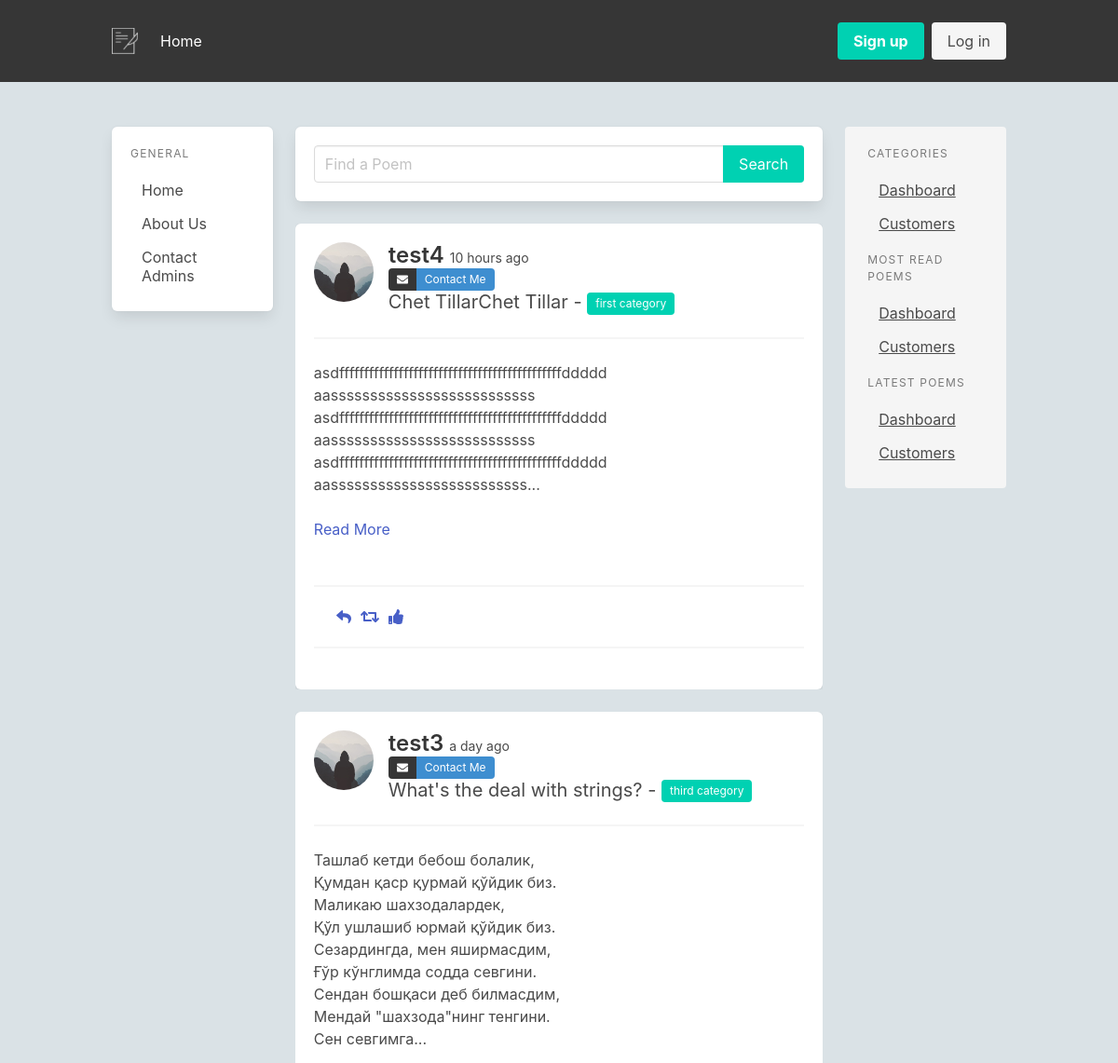
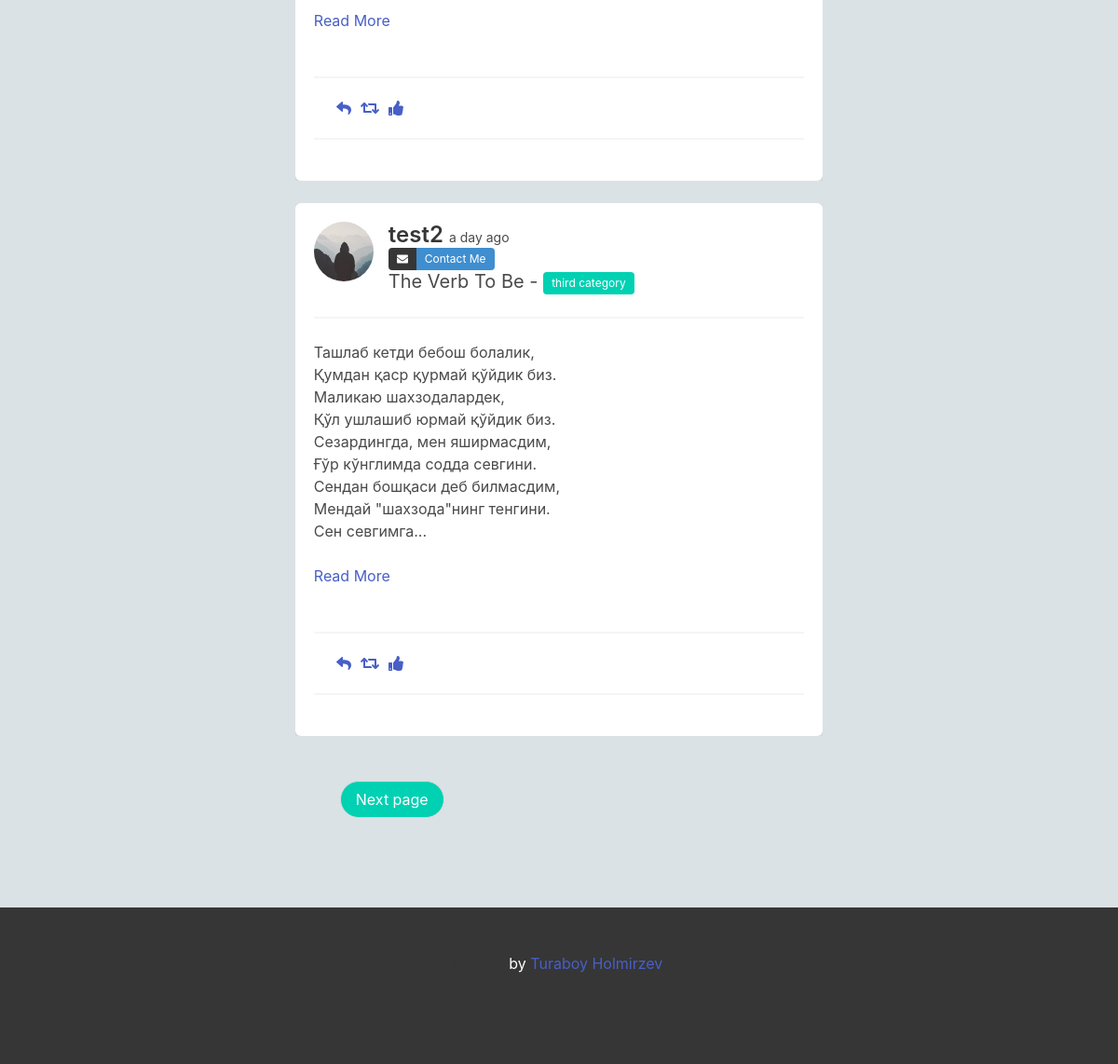
The page /index on the database as committed earlier (2 pictures, top to bottom).
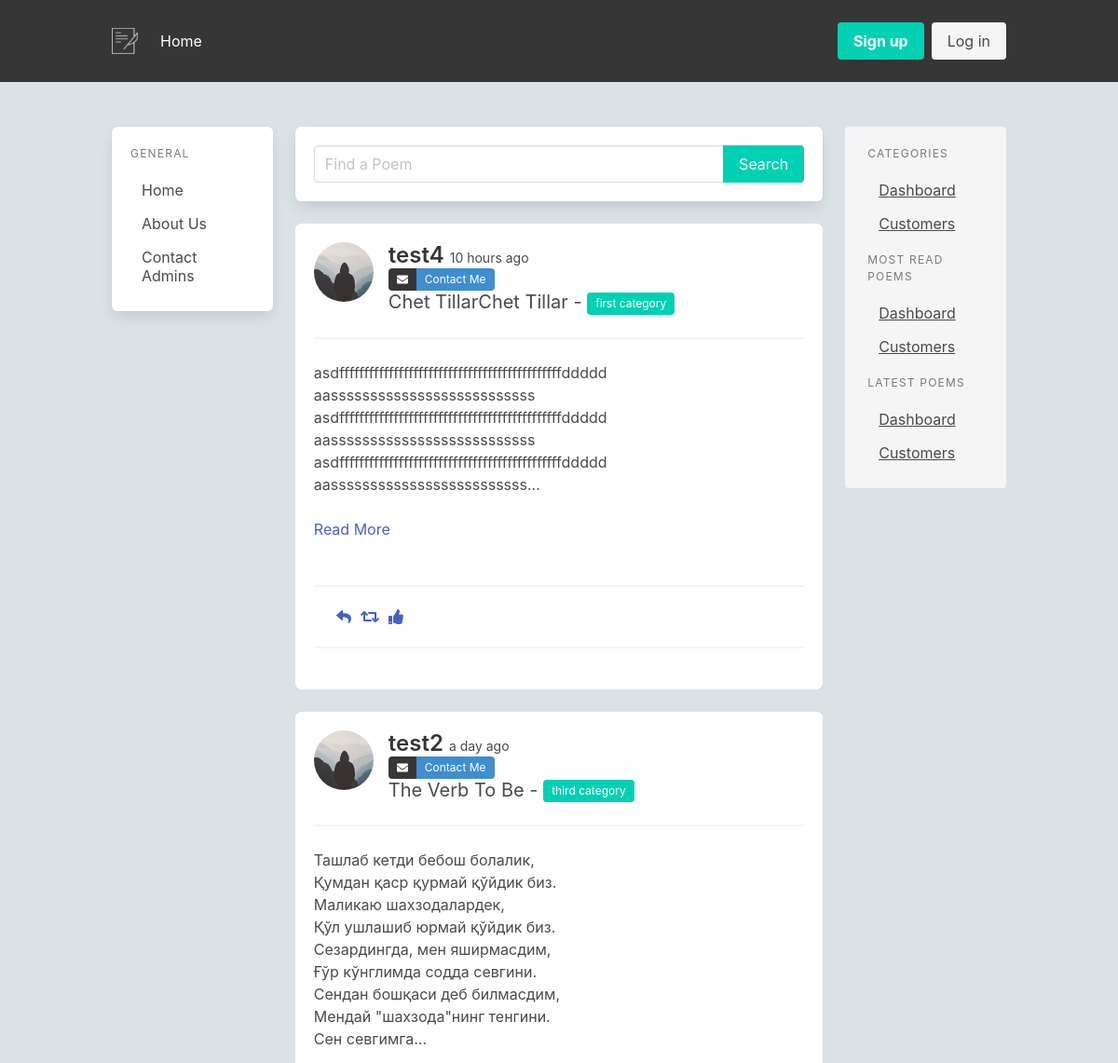
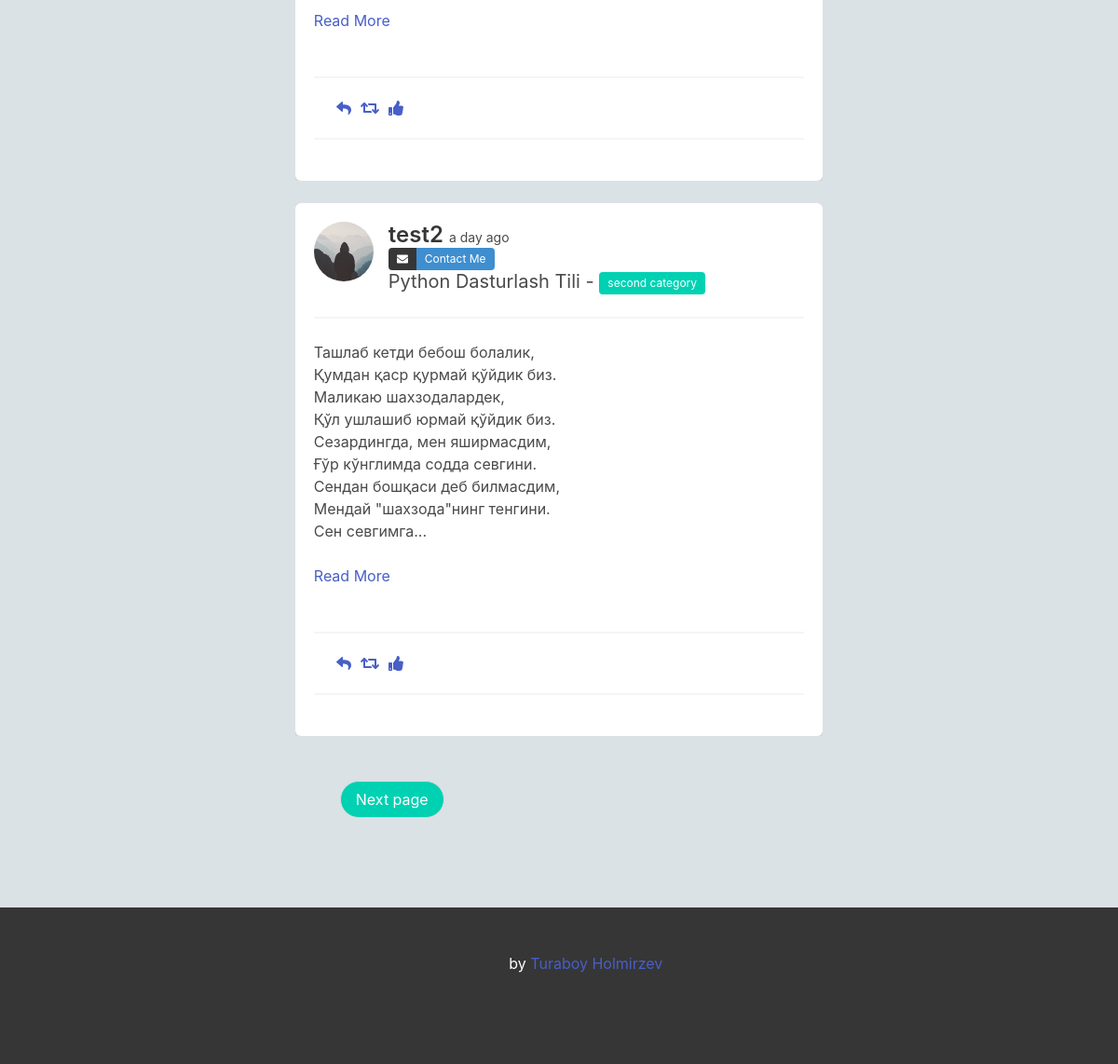
The same page on the database as committed later (2 pictures, top to bottom).
### app/models.py (models this page shows, shortened)
class SearchableMixin(object):
    @classmethod
    def search(cls, expression, page, per_page):
        ids, total = query_index(cls.__tablename__, expression, page, per_page)
        if total == 0:
            return cls.query.filter_by(id=0), 0
        when = []
        for i in range(len(ids)):
            when.append((ids[i], i))
        return cls.query.filter(cls.id.in_(ids)).order_by(
            db.case(when, value=cls.id)), total

class Poem(SearchableMixin, db.Model):
    __searchable__ = ["body",]
    id = db.Column(db.Integer, primary_key=True)
    title = db.Column(db.String(200))
    body = db.Column(db.String(140))
    audio = db.Column(db.String(200), nullable=True)
    created_at = db.Column(db.DateTime, index=True, default=datetime.utcnow)
    user_id = db.Column(db.Integer, db.ForeignKey('user.id'))
    category_id = db.Column(db.Integer, db.ForeignKey("category.id"))
    liked = db.relationship(
        'User', secondary = lambda: user_likes, backref="likes")

class User(UserMixin, db.Model):
    id = db.Column(db.Integer, primary_key=True)
    username = db.Column(db.String(64), index=True, unique=True)
    email = db.Column(db.String(120), index=True, unique=True)
    image_file = db.Column(db.String(120), nullable=True, default="default.jpg")
    password_hash = db.Column(db.String(128))
    about_me = db.Column(db.String(140))
    is_admin = db.Column(db.Boolean, default=False)
    last_seen = db.Column(db.DateTime, default=datetime.utcnow)
    poems = db.relationship('Poem', backref='author', lazy='dynamic')
    sent_messages = db.relationship('Message', backref='sent_user', lazy=True, foreign_keys='Message.sent_user_id')
    received_messages = db.relationship('Message', backref='received_user', lazy=True, foreign_keys='Message.received_user_id')
    followed = db.relationship(
        'User', secondary=followers,
        primaryjoin=(followers.c.follower_id == id),
        secondaryjoin=(followers.c.followed_id == id),
        backref=db.backref('followers', lazy='dynamic'), lazy='dynamic')

class Category(db.Model):
    id = db.Column(db.Integer, primary_key=True)
    name = db.Column(db.String(300), nullable=False)
    poems = db.relationship('Poem', backref='category', lazy='dynamic')

### app/main/routes.py (the view)
@bp.route('/', methods=["GET", "POST"])
@bp.route('/index', methods=["GET", "POST"])
def index():
    comment_form = CommentForm()
    page = request.args.get('page', 1, type=int)
    poems = Poem.query.order_by(Poem.created_at.desc()).paginate(page, current_app.config["POEMS_PER_PAGE"], False)
    next_url = url_for('main.index', page=poems.next_num) \
        if poems.has_next else None
    prev_url = url_for('main.index', page=poems.prev_num) \
        if poems.has_prev else None
    return render_template('main/index.html', poems=poems.items, next_url=next_url,
                           prev_url=prev_url, comment_form=comment_form)

### app/main/forms.py
class CommentForm(FlaskForm):
    body = StringField('Content', validators=[DataRequired()])
    submit = SubmitField('Submit')

### app/main/routes.py (called while the page is built)
@bp.before_request
def before_request():
    if current_user.is_authenticated:
        current_user.last_seen = datetime.utcnow()
        db.session.commit()

### app/templates/main/index.html
{% extends "layout/base.html" %}
{% block content %}
    {% include 'forms/searchs/search_poem_form.html' %}
    {% if poems|length < 1 %}
        <article class="message is-info box mt-5">
            <div class="message-body">
            <strong>No results found</strong>
            </div>
        </article>
    {% else %}
        {% for poem in poems %}
            {% include "partial/poem.html" %}
        {% endfor %}
    {% endif %}
    {% include 'partial/pagination.html' %}
{% endblock %}

### app/templates/partial/poem.html (shortened to what this page needs)
<section class="mt-5" style="overflow: hidden;">
    <div class="box">
        <article class="media">
          <div class="media-left">
            <figure class="image is-64x64 is-square">
              <a href="{{ url_for('users.user', username=poem.author.username)}}">
                <img class="is-rounded has-ratio" src="{{ url_for('static', filename='profile_pics/' + poem.author.image_file)  }}" alt="Image">
              </a>
            </figure>
          </div>
          <div class="media-content">
            <strong>
              <a href="{{ url_for('users.user', username=poem.author.username) }}" class="title is-4">
                  {{ poem.author.username }}
              </a>
          </strong>
          <small class="content">{{ moment(poem.created_at).fromNow() }}</small>
            <div class="control">
              <div class="tags has-addons">
                <span class="tag is-dark"><i class="fa fa-envelope" aria-hidden="true"></i></span>
                <span class="tag is-info"><a href="" class="has-text-white">Contact Me</a></span>
              </div>
            </div>
            <p class="subtitle is-5">
              {{ poem.title}} - <span class="tag is-primary">{{ poem.category.name}}</span>
            </p>
          </div>
        </article>
        <hr class="mb-0">
        <div class="content">
          <p class="is-size-6 short-text" style="white-space: pre-line;">
            {{ poem.body | truncate(255, False, end="...") }}
            {% if poem.body | length() > 255 %}
            <a onclick="toggleText(event)" class="m-0 p-0">Read More</a>
            {% endif %}
          </p>
        </div>
        <hr>
        <nav class="level px-5 is-mobile">
            <div class="level-left">
              <a class="level-item" aria-label="reply">
                <span class="icon is-small">
                  <i class="fas fa-reply" aria-hidden="true"></i>
                </span>
              </a>
              <a class="level-item" aria-label="retweet">
                <span class="icon is-small">
                  <i class="fas fa-retweet" aria-hidden="true"></i>
                </span>
              </a>
              <a class="level-item" aria-label="like">
                <span class="icon is-small">
                  <i class="fa fa-thumbs-up" aria-hidden="true"></i>
                </span>
              </a>
            </div>
          </nav>
          <hr>
    </div>
  </section>

Rows that differ between the two databases and show on the page:
removed Poem: image_file (placeholder picture), author.username "test3", created_at "a day ago", title "What's the deal with strings?", category.name "third category", body "Ташлаб кетди бебош болалик, Қумдан қаср қурмай қўйдик биз. Маликаю шаxзодалардек, Қўл ушлашиб юрмай қўйдик биз. Сезардингда, мен яширмасдим, Ғўр кўнглимда содда севгини. Сендан бошқаси деб билмасдим, Мендай \"шаxзода\"нинг тенгини. Сен севгимга...", shows "Read More"
now on this page (row unchanged): Poem: image_file (placeholder picture), author.username "test2", created_at "a day ago", title "Python Dasturlash Tili", category.name "second category", body "Ташлаб кетди бебош болалик, Қумдан қаср қурмай қўйдик биз. Маликаю шаxзодалардек, Қўл ушлашиб юрмай қўйдик биз. Сезардингда, мен яширмасдим, Ғўр кўнглимда содда севгини. Сендан бошқаси деб билмасдим, Мендай \"шаxзода\"нинг тенгини. Сен севгимга...", shows "Read More"
